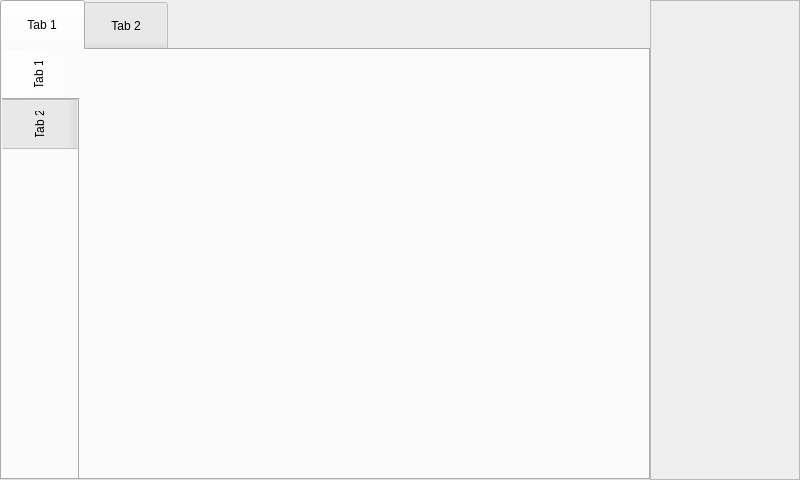
<?xml version="1.0" encoding="UTF-8"?>
<ui version="4.0">
 <class>MainWindow</class>
 <widget class="QMainWindow" name="MainWindow">
  <property name="geometry">
   <rect>
    <x>0</x>
    <y>0</y>
    <width>800</width>
    <height>480</height>
   </rect>
  </property>
  <property name="minimumSize">
   <size>
    <width>800</width>
    <height>480</height>
   </size>
  </property>
  <property name="maximumSize">
   <size>
    <width>800</width>
    <height>480</height>
   </size>
  </property>
  <property name="windowTitle">
   <string>MainWindow</string>
  </property>
  <widget class="QWidget" name="centralwidget">
   <property name="enabled">
    <bool>true</bool>
   </property>
   <property name="minimumSize">
    <size>
     <width>800</width>
     <height>480</height>
    </size>
   </property>
   <property name="maximumSize">
    <size>
     <width>800</width>
     <height>480</height>
    </size>
   </property>
   <widget class="QFrame" name="frame">
    <property name="geometry">
     <rect>
      <x>650</x>
      <y>0</y>
      <width>150</width>
      <height>480</height>
     </rect>
    </property>
    <property name="minimumSize">
     <size>
      <width>150</width>
      <height>480</height>
     </size>
    </property>
    <property name="maximumSize">
     <size>
      <width>150</width>
      <height>480</height>
     </size>
    </property>
    <property name="frameShape">
     <enum>QFrame::StyledPanel</enum>
    </property>
    <property name="frameShadow">
     <enum>QFrame::Raised</enum>
    </property>
   </widget>
   <widget class="QTabWidget" name="tabWidget">
    <property name="geometry">
     <rect>
      <x>0</x>
      <y>0</y>
      <width>650</width>
      <height>480</height>
     </rect>
    </property>
    <property name="styleSheet">
     <string notr="true">QTabBar::tab { height: 50px; width: 84px; }</string>
    </property>
    <property name="currentIndex">
     <number>0</number>
    </property>
    <widget class="QWidget" name="tab">
     <property name="styleSheet">
      <string notr="true">QTabBar::tab { height: 50px; width: 82px; }</string>
     </property>
     <attribute name="title">
      <string>Tab 1</string>
     </attribute>
     <widget class="QTabWidget" name="tabWidget_2">
      <property name="geometry">
       <rect>
        <x>-4</x>
        <y>-1</y>
        <width>651</width>
        <height>441</height>
       </rect>
      </property>
      <property name="tabPosition">
       <enum>QTabWidget::West</enum>
      </property>
      <property name="currentIndex">
       <number>0</number>
      </property>
      <property name="elideMode">
       <enum>Qt::ElideNone</enum>
      </property>
      <property name="tabsClosable">
       <bool>false</bool>
      </property>
      <widget class="QWidget" name="tab_3">
       <attribute name="title">
        <string>Tab 1</string>
       </attribute>
      </widget>
      <widget class="QWidget" name="tab_4">
       <attribute name="title">
        <string>Tab 2</string>
       </attribute>
      </widget>
     </widget>
    </widget>
    <widget class="QWidget" name="tab_2">
     <attribute name="title">
      <string>Tab 2</string>
     </attribute>
    </widget>
   </widget>
  </widget>
 </widget>
 <resources/>
 <connections/>
</ui>
